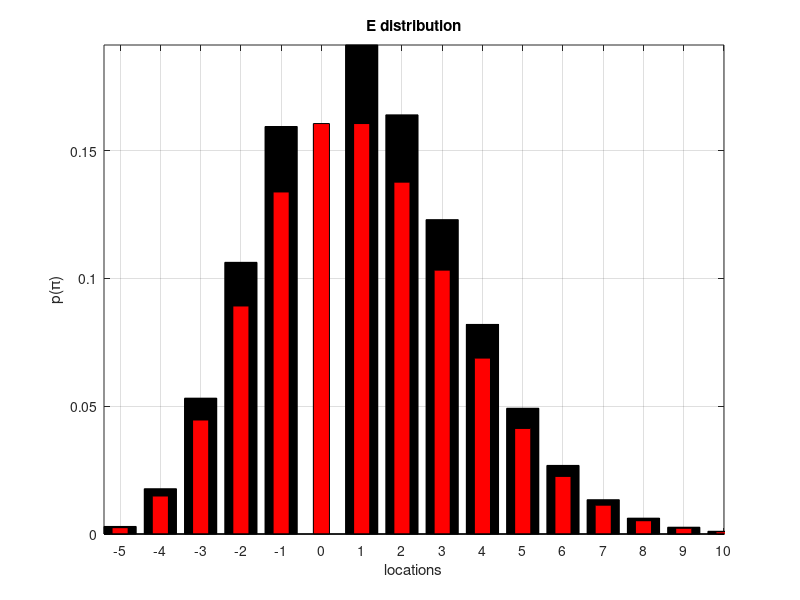

Reproduce this figure in MATLAB. (Note: this script raises an error after producing the figure.)
% function main_policyPrior_Distrib_poisson
%Poisson
X = 0:1000;

% lambda = 6;
params.LocPrLambda=10;
params.LocPrLambda=6;
% params.LocPrTh= 0.01;% lambda = 2;
params.location_priors=1;
lambda=params.LocPrLambda;
% lambda = 20;
% lambda = 10;
% lambda= 2;
% lambda= 1;
th          = 0;0.01;
Y           = poisspdf(X,lambda);
inds        = Y>th;
%% select maximum on next first (word) location
Y           = Y(inds);
X           = X(inds);
FY          = Y(Y>0.01);
[~,iM]      = min(abs(diff(FY)));
indM        = find(Y==FY(iM),1);
% [~,indM]=max(Y);
X           = X-X(indM);
Nlocations  =-(X(1)-1);
% Nlocations  = 7;
Nlocations  = 5;
% -(X(1)-1)
Ysuppressed=Y;
Ysuppressed(X==0)=0;
Ysuppressed=Ysuppressed./sum(Ysuppressed);
hfig=figure; hold on; box on; grid on;
bar(X,Ysuppressed,'facecolor','k');
bar(X,Y,0.4,'facecolor','r');
title(['lambda=' num2str(lambda) ' locations ' num2str(Nlocations)])
xticks(X);
ylim([0-th/10,max(Ysuppressed)+th])
xlim([-inf,2*Nlocations]);
XW=X;
YW=Ysuppressed;
YW=YW./sum(YW);
fprintf('lambda=%g,Points:%g, sum:%g\n',lambda,sum(inds),sum(Y))
issave=true;
if issave
    ylabel('p(\pi)')
    xlabel('locations');
    title('E distribution');
    
    optionsPlot(hfig);
    print(hfig,'-depsc2','~/TESTS/HAI_LANGUAGE_TESTS/E_PRIORS.eps');
    convertEPS2PDF({'~/TESTS/HAI_LANGUAGE_TESTS/'});
    export_fig(hfig,'~/TESTS/HAI_LANGUAGE_TESTS/E_PRIORS.pdf');
end
% Nlocations=4;
location = 0;
figure; hold on; box on; grid on;
bar(XW,YW,'facecolor','k');
% bar(XW(onloc)+location,YW(onloc),'facecolor','k');
title(['location ' num2str(location)]);
xticks(XW+location);
ylim([0-th/10,max(YW)+th])
xlim([-inf,2*Nlocations]);

for location=1:Nlocations

    EP=HAI_getLocationPriors(location,Nlocations,params);
%     EP=HAI_getLocationPriors_OLD(location,Nlocations,params);
    figure; hold on; box on; grid on;
    bar(1:Nlocations,EP,'facecolor','k');
    title(['location ' num2str(location)]);
    xticks(1:Nlocations);
    xlim([1-0.5,Nlocations+0.5]);
    ylim([0-1/1000,max(EP)+1/100]);
end
return

location = 4;
figure; hold on; box on; grid on;
bar(X(inds)+location,Ysuppressed(inds),'facecolor','k');
% bar(XW(onloc)+location,YW(onloc),'facecolor','k');
title(['location ' num2str(location)]);
xticks(XW+location);
ylim([0-th/10,max(YW)+th])
